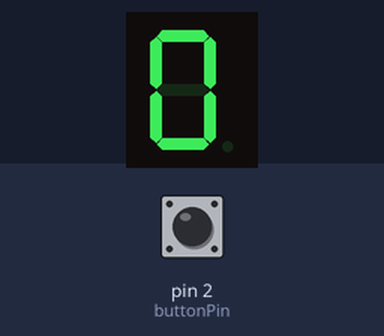
Bench run of a sketch on a simulated Arduino Uno, built with avr-gcc and run on an emulated ATmega328P. Parts: 1-digit seven-segment display. Wiring (inferred from the names in the program): 1-digit 7-segment display, segments lit when HIGH: segments pin 5, pin 3, pin 4, pin 7, pin 8, pin 12, pin 13. The inputs (shaded band) are chosen by the test bench; at power-on: pin 2 (buttonPin) HIGH. The segment pins are drawn as the display they are named for.

Above: at 0.1 s.
At 1.6 s:
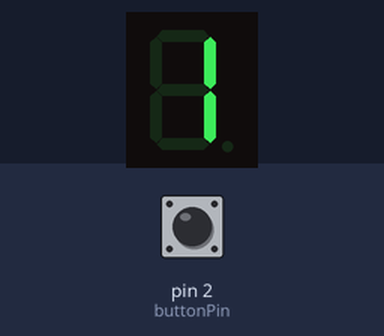
1.7 s: pin 2 (buttonPin) pulled LOW for 0.15 s
3.3 s: pin 2 (buttonPin) pulled LOW for 1 s
At 3.7 s:
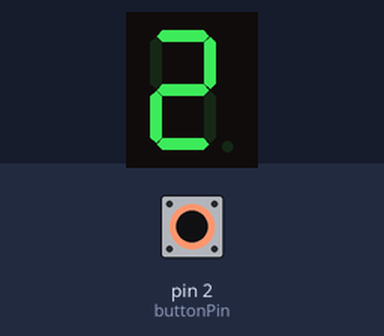
Timing chart, 0 to 6.3 s (numbered marks = the images above; inputs shaded):
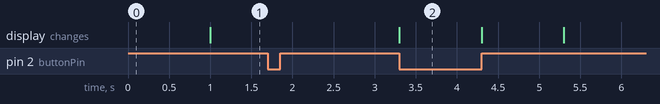

Measured:
- after the input at 1.7 s, every drawn part: stays the same
- after the input at 3.3 s, the display: changes at once (image 2)

The sketch:

ex3.2.ino
```cpp
/**********************************************************************************
**                                                                               **
**                               Math Is Fun                                     **
**                                                                               **
**    adam el aloua moujahad                               10/02/23              **
**********************************************************************************/
//********** Includes *************************************************************
//******  Variables  **************************************************************
// Cal utilitzar aquests dos parametres si es catode comu
const char ledOn = HIGH;
const char ledOff = LOW;
// Cal utilitzar aquests dos paramtre si es anode comu
//const char ledOn = LOW;
//const char ledOff = HIGH;

// Assignacio de segments a ports de sortida
const int seg_a = 5;
const int seg_b = 3;
const int seg_c = 4;
const int seg_d = 7;
const int seg_e = 8;
const int seg_f = 12;
const int seg_g = 13;

// Assigno el polsador al port entrada D2 per actuar com interrrupcio
const int buttonPin = 2;
// Aquesta variable es global i controla el funcionament
boolean onOff = true;     // Conte l'estat actual pot estar funcionant o parat

const char segmentPins[7] = { seg_a,seg_b,seg_c,seg_d,seg_e,seg_f,seg_g};

const byte numLeds[10] = {
  //DP GFEDCBA  Ordre dels segments
  B00111111,  // Representa el 0
  B00000110,  // Representa el 1
  B01011011,  // Representa el 2
  B01001111,  // Representa el 3
  B01100110,  // Representa el 4
  B01101101,  // Representa el 5
  B01111100,  // Representa el 6
  B00000111,  // Representa el 7
  B01111111,  // Representa el 8
  B01100111,  // Representa el 9
};

void pin0Interrupt(void)
{
  onOff = ! onOff;
  delay(50);
}

//******  Setup  ******************************************************************
void setup() {
  // Configura el pin del polsador com entrada
  pinMode(buttonPin, INPUT);
  attachInterrupt (0, pin0Interrupt, FALLING);
  // Configura els pins com a sortides
  for(int i = 0; i < 7; i++)
    {
      pinMode( segmentPins[i], OUTPUT);
    }
}

//******  Loop  ********************************************************************
void loop() {

  boolean isBitSet;          // Assigna 1 o 0 a cada segment del seven segment
  boolean lastState;         // Darrer estat del pulsador, true vol dir darrer estat pitjat

  while (onOff == true) {
    // representa els numeros del 0 al 9
    for(int numero = 0; numero < 10; numero++)
    {

      for(int segment = 0; segment < 7; segment++)
      {
        isBitSet = bitRead(numLeds[numero], segment);
        if (ledOn == LOW) isBitSet = ! isBitSet; // Cas anode comu, inverteix sortida
        digitalWrite( segmentPins[segment], isBitSet);
      }
    delay(1000);
    while (onOff == false)
    {
          delay(1);
    }
    shutDown();
    }
  }
}
//******  Funcions  ****************************************************************
//Aquesta funcio apaga tots elssegments
void shutDown()
{
  for(int i = 0; i < 7; i++)
  {
    digitalWrite( segmentPins[i], ledOff);
  }
}
```
